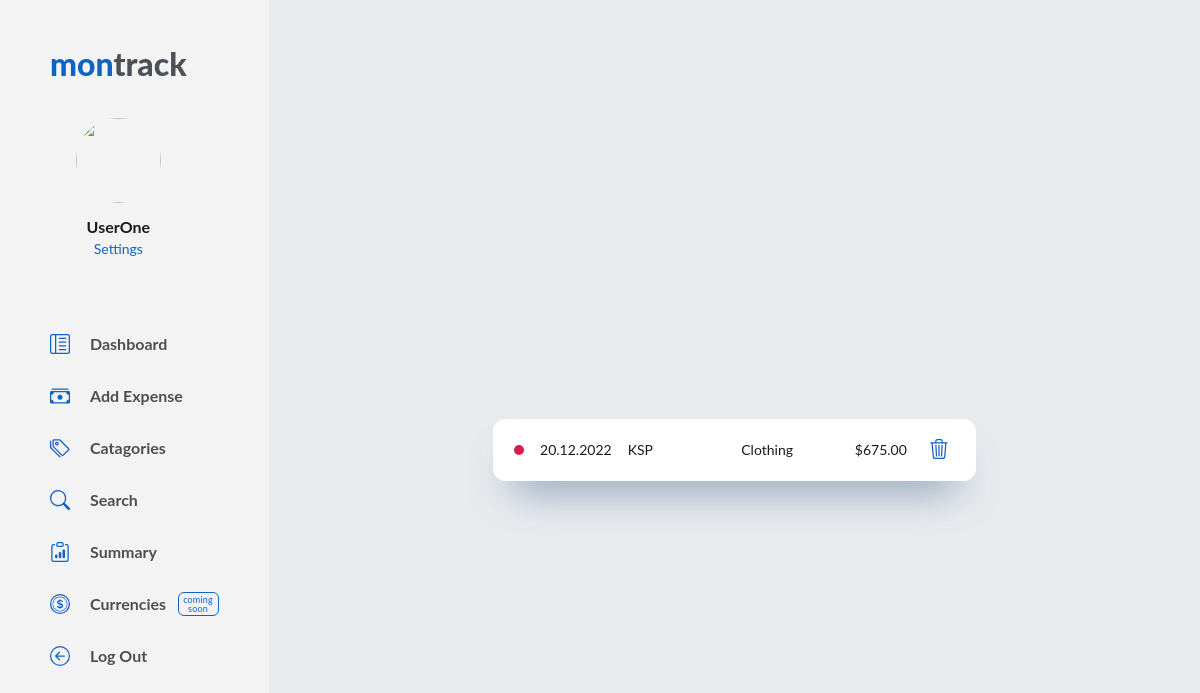
Screenshot of /summary (signed in) with the database file from the repository.
### tables this page shows
CREATE TABLE users (
    user_id INTEGER PRIMARY KEY AUTOINCREMENT NOT NULL,
    fname TEXT NOT NULL,
    lname TEXT NOT NULL,
    username TEXT NOT NULL,
    email TEXT NOT NULL,
    hash TEXT NOT NULL
, image TEXT NOT NULL DEFAULT 'https://uploads-ssl.webflow.com/63987bd2db675b2f0fd5a56e/63987bd2db675bb88dd5a5a1_Icon%202.svg');

CREATE TABLE expenses (
    expense_id INTEGER PRIMARY KEY AUTOINCREMENT NOT NULL,
    user_id INTEGER NOT NULL,
    date DATE NOT NULL,
    shop TEXT NOT NULL,
    total NUMERIC NOT NULL,
    currency TEXT NOT NULL,
    category TEXT NOT NULL,
    description TEXT
);

CREATE TABLE categories (
    category_id INTEGER PRIMARY KEY AUTOINCREMENT NOT NULL,
    category TEXT UNIQE NOT NULL,
    color TEXT NOT NULL DEFAULT "#1063c2"
);

CREATE TABLE currencies (
    currency_id INTEGER PRIMARY KEY AUTOINCREMENT NOT NULL,
    country TEXT NOT NULL,
    currency TEXT NOT NULL,
    symbol TEXT NOT NULL
);

### application.py (the view, shortened to what this page needs)
@application.route("/summary", methods=["GET", "POST"])
@login_required
def summary():
    user_id = session["user_id"]
    connect = sqlite3.connect("expenses.db")
    cursor = connect.cursor()
    cursor.execute("SELECT username FROM users WHERE user_id = ?", (user_id,))
    username = cursor.fetchone()[0]
    cursor.execute("SELECT image FROM users WHERE user_id = ?", (user_id,))
    userimage = cursor.fetchone()[0]
    cursor.execute("SELECT expenses.*, strftime('%d.%m.%Y', expenses.date) AS fdate, currencies.symbol, color FROM expenses JOIN currencies ON expenses.currency = currencies.currency JOIN categories ON expenses.category = categories.category WHERE expenses.user_id = ? ORDER BY date DESC", (user_id,))
    expenses = cursor.fetchall()
    print("EXPENSES IS: ", end="")
    print(expenses)
    if request.method == "GET":
        return render_template("summary.html", username=username, userimage=userimage, expenses=expenses)

### helpers.py (called while the page is built)
def login_required(f):
    @wraps(f)
    def decorated_function(*args, **kwargs):
        if session.get("user_id") is None:
            return redirect("/login")
        return f(*args, **kwargs)
    return decorated_function

### templates/summary.html (shortened to what this page needs)
{% extends "layout.html" %}
{% block body %}
<div class="body-center">
  <div class="body-index_bottom">
    {% for row in expenses %}
      <div class="dashboard_panel bottom_latest panel-shadow_thin">
        <div class="latest-expenses_wrapper">
          <div class="category-color_wrapper">
            <div class="catagory-color" style="background-color:{{ row[10] }}"></div>
            <div id="latest_date" class="dash_text">{{ row[8] }}</div>
          </div>
          <div id="latest_shop" class="dash_text">{{ row[3] }}</div>
          <div id="latest_category" class="dash_text">{{ row[6] }}</div>
          <div id="latest_total" class="dash_text">{{ row[9] }}{{ "{:,.2f}".format(row[4]) }}</div>
          <form id="delete-entry-form" name="delete-entry-form" data-name="delete-entry-form" method="post" style="margin:0;">
            <button type="submit" name="eid{{ row[0] }}" class="delete-entry-button">
          </button>
        </form>
        </div>
      </div>
    {% endfor %}
  </div>
</div>
{% endblock %}

### templates/layout.html (shortened to what this page needs)
<head>
  <link href="/static/styles.css" rel="stylesheet">
</head>
<body>
  <main class="main-page">
    <div class="side-menu">
      <div class="side-menu_top">
        <a href="/" class="logo-link">mon<span class="logo-link_span">track</span></a>
        <div class="side-menu_user">
          <div class="sm_user-wrapper"><img src="{{ userimage }}" loading="lazy" alt="" class="user_profile-image">
            <div class="user_name">{{ username }}</div>
            <a href="/settings" class="sm_user-link" id="settings">Settings</a>
          </div>
        </div>
      </div>
      <div class="side-menu_links">
        <div class="sm_links-wrapper">
          <a href="/" aria-current="page" class="side-menu_link w-inline-block w--current">
            <div class="menu-svg w-embed"></div>
            <div>Dashboard</div>
          </a>
          <a href="/expenses" class="side-menu_link w-inline-block">
            <div class="menu-svg w-embed"></div>
            <div>Add Expense</div>
          </a>
          <a href="/categories" aria-current="page" class="side-menu_link w-inline-block w--current">
            <div class="menu-svg w-embed"></div>
            <div>Catagories</div>
          </a>
          <a href="/search" aria-current="page" class="side-menu_link w-inline-block w--current">
            <div class="menu-svg w-embed"></div>
            <div>Search</div>
          </a>
          <a href="/summary" aria-current="page" class="side-menu_link w-inline-block w--current">
            <div class="menu-svg w-embed"></div>
            <div>Summary</div>
          </a>
          <div class="sm_link-wrapper">
            <a aria-current="page" class="side-menu_link inactive-link w-inline-block w--current">
              <div class="menu-svg w-embed"></div>
              <div>Currencies</div>
            </a>
            <div class="label-coming">coming<br>soon</div>
          </div>
          <a href="/logout" aria-current="page" class="side-menu_link w-inline-block w--current">
            <div class="menu-svg w-embed"></div>
            <div>Log Out</div>
          </a>
        </div>
      </div>
    </div>
    <div class="page-body">
      {% block body %}{% endblock %}
    </main>
</body>

### rows the page displays
users: username "UserOne"
expenses: row "20.12.2022", shop "KSP", category "Clothing", symbol "$", total "675.00"
